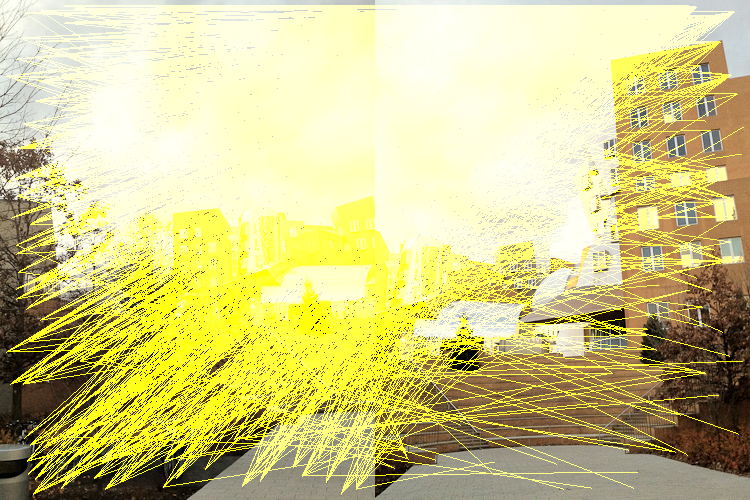
#> input picture a7_release/correspondence.png, 750 x 500 px
$ python -i a7.py   (imports and definitions only)
#> lines starting #> are read from the running program, lines starting #| are printed output that depends on the picture; after the words box and inside, x2 and y2 are one past the last pixel; in counts of white or black regions, pixels touching at a corner belong together
#> further down, picture is the input picture: shape (500, 750, 3); mean B, G, R 133.4, 201.2, 207.5
#> in cornerResponse, `out = black_image2D(im)`: out: shape (500, 750) float64; every value is 0
#> in computeTensor, `out = black_image3D(im)`: out: shape (500, 750, 3) float64; every value is 0
import numpy as np
import scipy
import random
import math
import a6
from scipy import ndimage, linalg


class point:

    def __init__(self, x, y):
        self.x = x
        self.y = y


class feature:

    def __init__(self, pt, descriptor):
        self.pt = pt
        self.descriptor = descriptor


class correspondence:

    def __init__(self, pt1, pt2):
        self.pt1 = pt1
        self.pt2 = pt2


########### HELPER FUNCTIONS ###########

def imIter(im):

    for y in xrange(im.shape[0]):
        for x in xrange(im.shape[1]):
            yield (y, x)


def black_image2D(im):

    return np.zeros([np.shape(im)[0], np.shape(im)[1]])


def black_image3D(im):

    return np.zeros([np.shape(im)[0], np.shape(im)[1], 3])


def BW2D(im, weights=[0.3, 0.6, 0.1]):

    out = np.zeros([np.shape(im)[0], np.shape(im)[1]])
    for (y, x) in imIter(out):
        out[y, x] = np.dot(im[y, x], weights)
#> out: shape (500, 750) float64
    return out


# [7 lines left out: function lumiChromi, not called in this run]

########## END HELPER FUNCTIONS #########


def computeTensor(im, sigmaG=1, factorSigma=4):
    '''im_out: 3-channel-2D array. The three channels are Ixx, Ixy, Iyy'''

    out = black_image3D(im)
    sobel = np.array([[-1, 0, 1], [-2, 0, 2], [-1, 0, 1]])
    lum = BW2D(im)
    blur = ndimage.filters.gaussian_filter(lum, sigmaG)
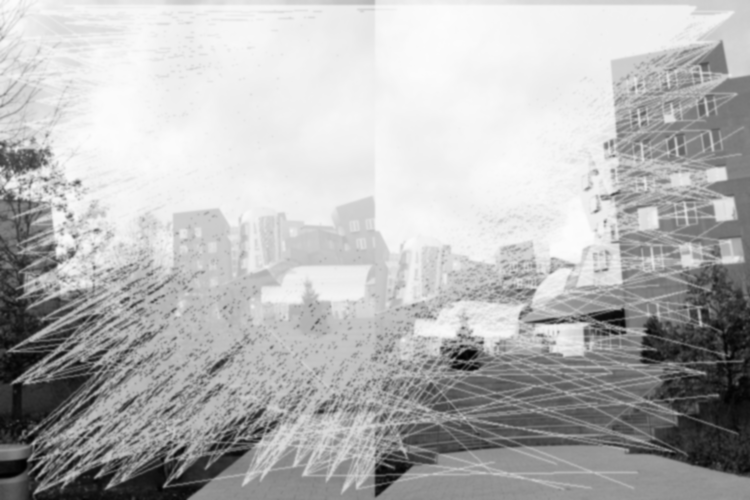
#> blur: shape (500, 750) float64; min 1.22, max 253.2, mean 181.5
    horizontal = ndimage.filters.convolve(blur, sobel, mode='reflect')
    vertical = ndimage.filters.convolve(blur, sobel.T, mode='reflect')
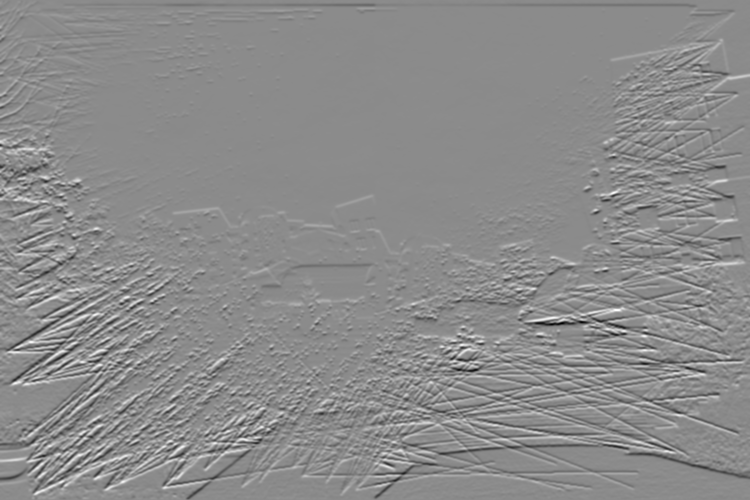
#> vertical: shape (500, 750) float64; min -539.6, max 448.5, mean 1.7; drawn with min black and max white
    for (y, x) in imIter(out):
        out[y, x] = np.array([horizontal[y, x] ** 2, horizontal[y, x] * vertical[y, x], vertical[y, x] ** 2])
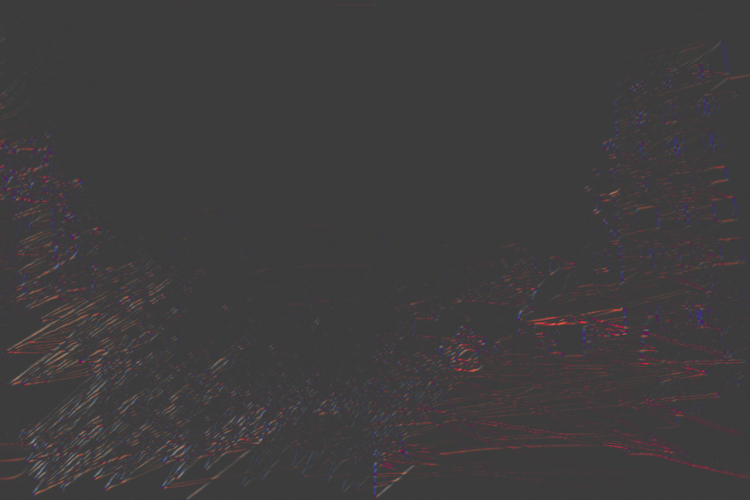
#> out: shape (500, 750, 3) float64; mean B, G, R 2239, 928.4, 4431.1; drawn with min black and max white
    return ndimage.filters.gaussian_filter(out, [sigmaG * factorSigma, sigmaG * factorSigma, 0])
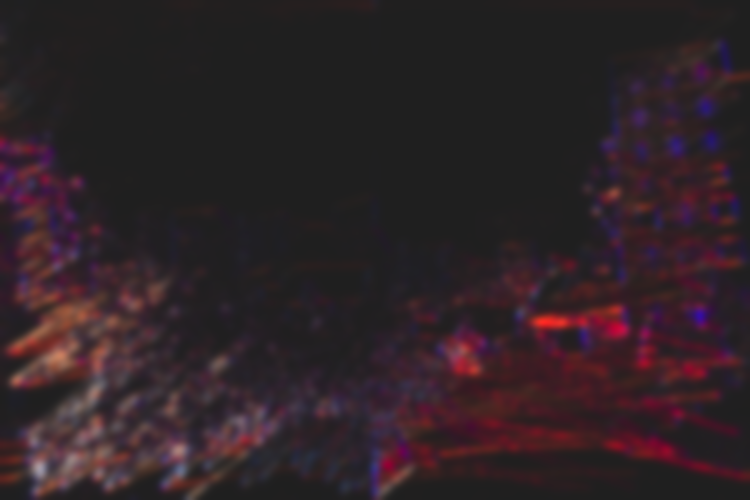
#> returned value: shape (500, 750, 3) float64; mean of channels 0, 1, 2 2239, 928.4, 4431.1; drawn with min black and max white


def cornerResponse(im, k=0.15, sigmaG=1, factorSigma=4):
    '''resp: 2D array charactering the response'''

    out = black_image2D(im)
    tensor = computeTensor(im, sigmaG, factorSigma)
    for (y, x) in imIter(tensor):
        pixel = tensor[y, x]
        M = np.array([[pixel[0], pixel[1]], [pixel[1], pixel[2]]])
        R = np.linalg.det(M) - k * np.trace(M) ** 2
        if R > 0:
            out[y, x] = R
#> this loop made 375000 passes
#> (pixel, M, R) on passes 1 to 3: ([465.9, 189.2, 294.3], [[465.9, 189.2], [189.2, 294.3]], 14609.5), ([459.6, 187.3, 287.2], [[459.6, 187.3], [187.3, 287.2]], 13258.1), ([447.3, 183.7, 274.2], [[447.3, 183.7], [183.7, 274.2]], 10814.7)
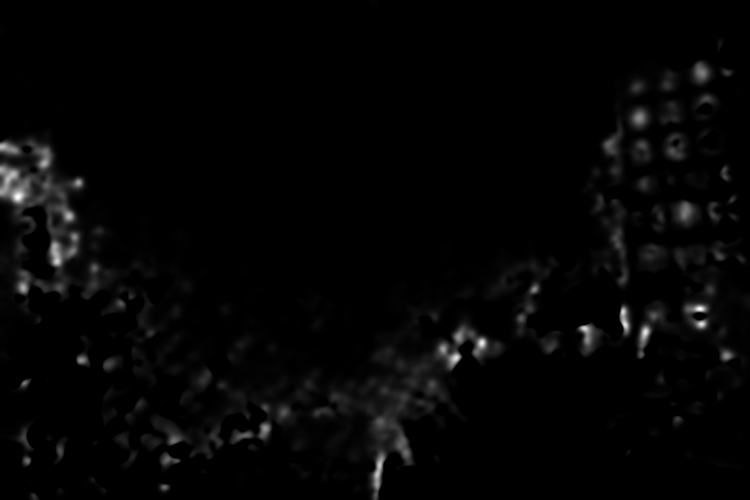
#> out: shape (500, 750) float64; min 0, max 109824638.9, mean 2246869.5; drawn with min black and max white
    return out


def HarrisCorners(im, k=0.15, sigmaG=1, factor=4, maxiDiam=7, boundarySize=5):
    '''result: a list of points that locate the images' corners'''

    corner_response = cornerResponse(im, k, sigmaG, factor)
    window_maxes = ndimage.filters.maximum_filter(corner_response, maxiDiam)
    local_maxes = black_image2D(im)
    local_maxes[corner_response == window_maxes] = 1
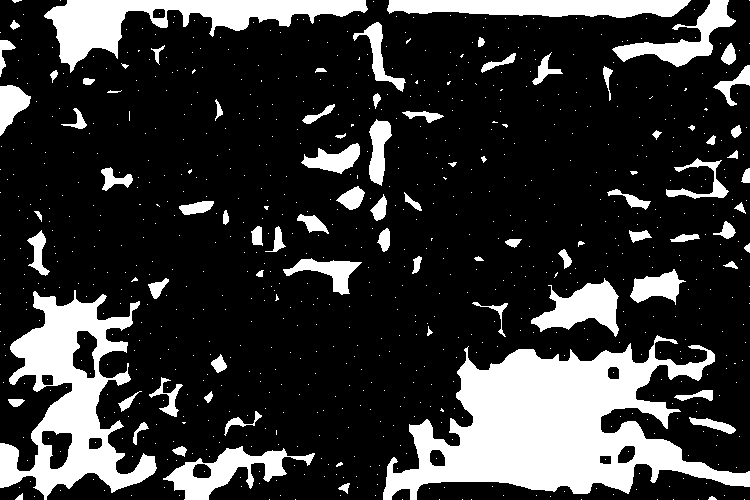
#> local_maxes: shape (500, 750) float64; values 0 (black) and 1 (white), 21.3% white; 841 white regions (756 under 20 px), largest, box (x1, y1, x2, y2) and area: (383, 335, 750, 500) 28668, (0, 290, 157, 500) 13628, (44, 0, 368, 73) 8059
    local_maxes[corner_response == 0] = 0
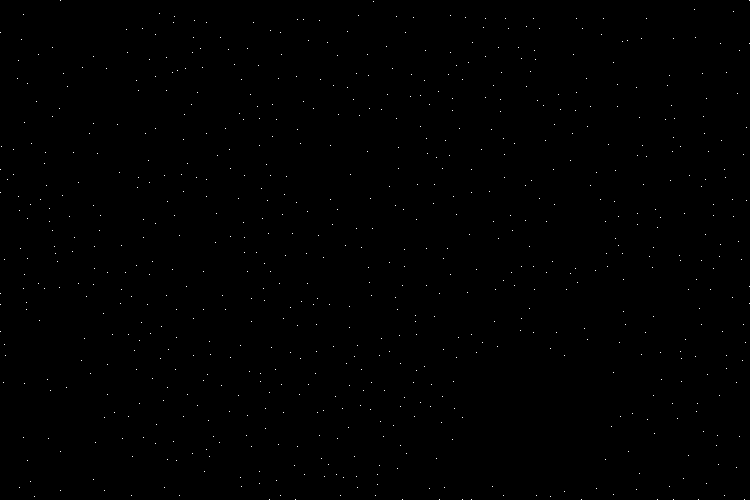
#> local_maxes: shape (500, 750) float64; values 0 (black) and 1 (white), 0.19% white in thin lines or dots
    (height, width) = np.shape(local_maxes)
#> height = 500; width = 750
    local_maxes[0:boundarySize] = local_maxes[height - boundarySize:height] = 0
#> local_maxes: shape (500, 750) float64; values 0 (black) and 1 (white), 0.18% white in thin lines or dots
    local_maxes[:, 0:boundarySize] = local_maxes[:, width - boundarySize:width] = 0
    patches = []
    for (y, x) in imIter(local_maxes):
        if local_maxes[y, x] == 1:
            patches.append(point(x, y))
#> after the loop, patches = 675 items
    return patches


# [177 lines left out: functions computeFeatures, descriptor, findCorrespondences, RANSAC, computeNHomographies, autostitch and 5 more, not called in this run]


# Helpers, you may use the following scripts for convenience.

def A7PointToA6Point(a7_point):
    return np.array([a7_point.y, a7_point.x, 1.0], dtype=np.float64)


# [6 lines left out: function A7PairsToA6Pairs, not called in this run]

>>> import cv2
>>> picture = cv2.imread('correspondence.png')
>>> result = HarrisCorners(picture)
#> result = 675 items
